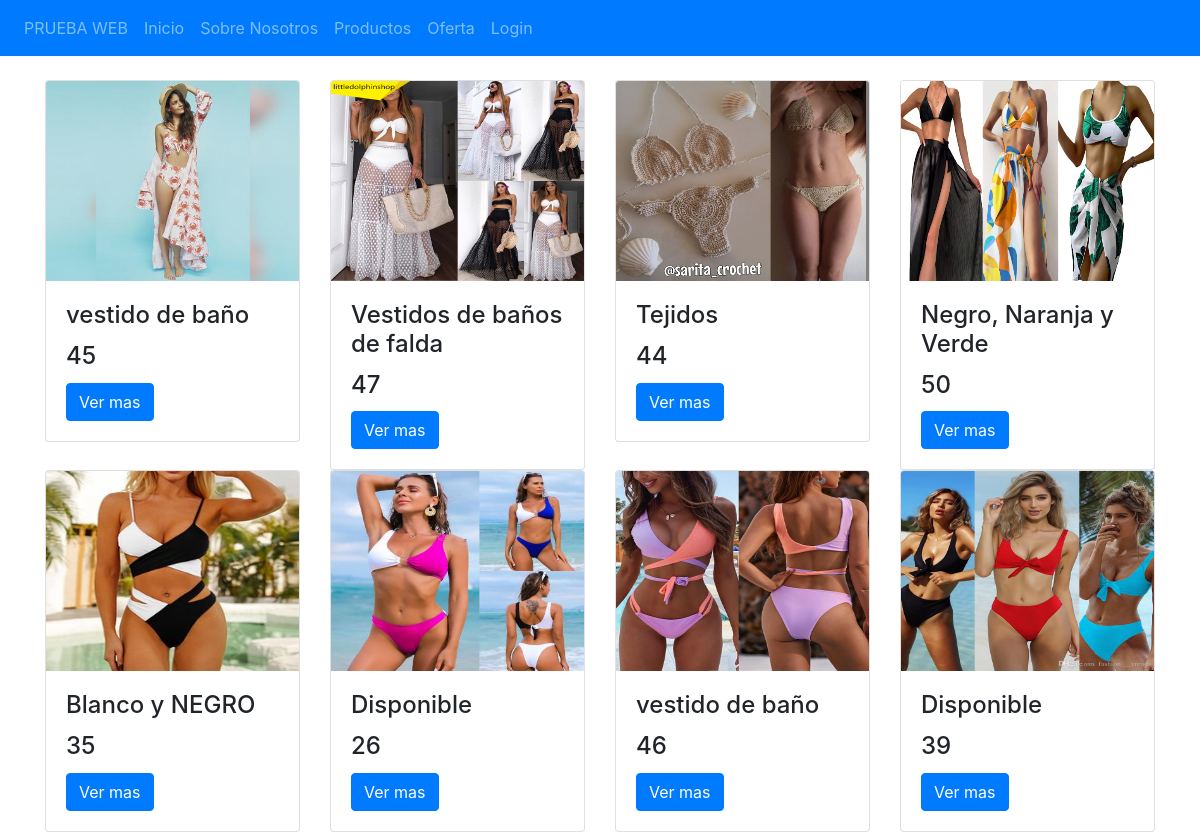
/producto.php, run on the app's committed database.
### tables this page shows
CREATE TABLE `producto` (
  `codigo` int(10) NOT NULL,
  `nombre` varchar(200) NOT NULL,
  `foto` varchar(100) NOT NULL,
  `precio` int(50) NOT NULL
);

### producto.php (the view)
<?php  include("vista/cabecera.php");?>
<?php
include("admin/config/conexion.php");
$result = ("SELECT * FROM producto");
?>
   <?php foreach($conn->query($result) as $list){ ?>
<div class="col-md-3">
<div class="card">
    <img class="card-img-top" src="img/<?php echo $list['foto']?>" alt="" width="250px" height="200px">
    <div class="card-body">
        <h4 class="card-title"><?php echo $list['nombre']?></h4>
        <h4 class="card-title"><?php echo $list['precio']?></h4>
        <a href="#" class="btn btn-primary">Ver mas</a>
    </div>
</div>
</div>
<?php }?>
<?php  include("vista/pie.php");?>

### vista/cabecera.php (shortened to what this page needs)
<!DOCTYPE html>
<html lang="en">
<head>
    <link rel="stylesheet" href="css/bootstrap.min.css">
</head>
<body>
    <nav class="navbar navbar-expand-lg navbar-dark bg-primary">
        <ul class="nav navbar-nav">
        <li class="nav-item ">
                <a class="nav-link" href="#">PRUEBA WEB</a>
            </li>
            <li class="nav-item ">
                <a class="nav-link" href="index.php">Inicio</a>
            </li>
            <li class="nav-item">
                <a class="nav-link" href="acerca.php">Sobre Nosotros</a>
            </li>
            <li class="nav-item">
                <a class="nav-link" href="producto.php">Productos</a>
            </li>
            <li class="nav-item">
                <a class="nav-link" href="producto.php">Oferta</a>
            </li>
            <li class="nav-item">
                <a class="nav-link" href="admin/index.php"  target="_blank" >Login</a>
            </li>
        </ul>
    </nav>
    <div class="container">
        <br>
        <div class="row">

### vista/pie.php
    </div>
</div>
</body>
</html>

### data on the page
producto: foto (picture), nombre "vestido de baño", precio "45"
producto: foto (picture), nombre "Vestidos de baños de falda", precio "47"
producto: foto (picture), nombre "Tejidos", precio "44"
producto: foto (picture), nombre "Negro, Naranja y Verde", precio "50"
producto: foto (picture), nombre "Blanco y NEGRO", precio "35"
producto: foto (picture), nombre "Disponible", precio "26"
producto: foto (picture), nombre "vestido de baño", precio "46"
producto: foto (picture), nombre "Disponible", precio "39"
